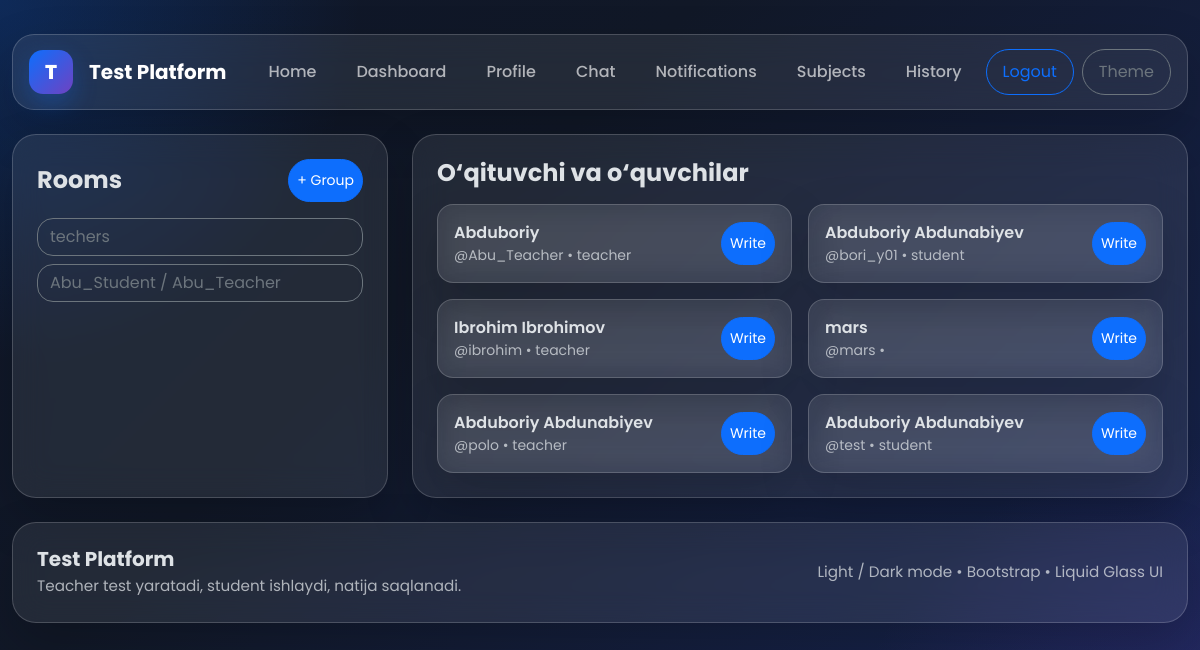
Screenshot of /chat/ (signed in) with the database file from the repository.
### messenger/models.py (models this page shows, shortened)
class ChatRoom(models.Model):
    ROOM_TYPE_CHOICES = (
        ("private", "Private"),
        ("group", "Group"),
    )
    name = models.CharField(max_length=255, blank=True, null=True)
    room_type = models.CharField(max_length=20, choices=ROOM_TYPE_CHOICES, default="private")
    created_by = models.ForeignKey(
        settings.AUTH_USER_MODEL,
        on_delete=models.CASCADE,
        related_name="created_chat_rooms",
    )
    created_at = models.DateTimeField(auto_now_add=True)
    class Meta:
        ordering = ["-created_at"]
    @property
    def room_title(self):
        if self.room_type == "group":
            return self.name or f"Group {self.id}"
        members = self.members.select_related("user").all()
        names = [m.user.username for m in members]
        return " / ".join(names)

class RoomMembership(models.Model):
    room = models.ForeignKey(ChatRoom, on_delete=models.CASCADE, related_name="members")
    user = models.ForeignKey(
        settings.AUTH_USER_MODEL,
        on_delete=models.CASCADE,
        related_name="chat_memberships",
    )
    joined_at = models.DateTimeField(auto_now_add=True)
    class Meta:
        unique_together = ("room", "user")

### accounts/models.py (models this page shows, shortened)
class User(AbstractUser):
    ROLE_CHOICES = (
        ('teacher', 'Teacher'),
        ('student', 'Student'),
    )
    role = models.CharField(
        max_length=20,
        choices=ROLE_CHOICES,
        default='student'
    )
    avatar = models.ImageField(
        upload_to='avatars/',
        blank=True,
        null=True
    )
    birth_date = models.DateField(
        blank=True,
        null=True
    )
    telegram_username = models.CharField(
        max_length=100,
        blank=True,
        null=True,
        help_text="Masalan: @username"
    )
    telegram_id = models.CharField(
        max_length=50,
        blank=True,
        null=True,
        help_text="Telegram chat ID (bot ishlashi uchun kerak)"
    )
    instagram = models.CharField(
        max_length=255,
        blank=True,
        null=True
    )
    bio = models.TextField(
        blank=True,
        null=True
    )
    @property
    def full_name(self):
        name = f"{self.first_name} {self.last_name}".strip()
        return name if name else self.username

### messenger/views.py (the view)
# urls.py: path("", chat_home_view, name="chat_home"),
@login_required
def chat_home_view(request):
    users = User.objects.exclude(id=request.user.id).order_by("username")
    rooms = (
        ChatRoom.objects.filter(members__user=request.user)
        .distinct()
        .prefetch_related("members__user")
    )
    return render(request, "messenger/chat_home.html", {
        "users": users,
        "rooms": rooms,
    })

### templates/messenger/chat_home.html (shortened to what this page needs)
{% extends 'base.html' %}
{% block content %}
<div class="row g-4">
    <div class="col-lg-4">
        <div class="glass main-card p-4 h-100">
            <div class="d-flex justify-content-between align-items-center mb-3">
                <h4 class="fw-bold mb-0">Rooms</h4>
                <a href="{% url 'create_group' %}" class="btn btn-primary btn-sm rounded-pill">+ Group</a>
            </div>
            <div class="d-grid gap-2">
                {% for room in rooms %}
                    <a href="{% url 'chat_room' room.id %}" class="btn btn-outline-secondary text-start rounded-4">
                        {{ room.room_title }}
                    </a>
                {% empty %}
                    <div class="alert alert-info rounded-4 mb-0">Hali room yo‘q.</div>
                {% endfor %}
            </div>
        </div>
    </div>
    <div class="col-lg-8">
        <div class="glass main-card p-4 h-100">
            <h4 class="fw-bold mb-3">O‘qituvchi va o‘quvchilar</h4>
            <div class="row g-3">
                {% for user in users %}
                    <div class="col-md-6">
                        <div class="glass rounded-4 p-3 d-flex justify-content-between align-items-center gap-3">
                            <div>
                                <div class="fw-semibold">{{ user.full_name }}</div>
                                <div class="small opacity-75">@{{ user.username }} • {{ user.role }}</div>
                            </div>
                            <a href="{% url 'start_private_chat' user.id %}" class="btn btn-primary btn-sm rounded-pill">Write</a>
                        </div>
                    </div>
                {% empty %}
                    <div class="col-12"><div class="alert alert-info rounded-4">User topilmadi.</div></div>
                {% endfor %}
            </div>
        </div>
    </div>
</div>
{% endblock %}

### templates/base.html (style rules this page uses)
:root { --glass-bg: rgba(255, 255, 255, 0.08); --glass-bg-strong: rgba(255, 255, 255, 0.12); --glass-border: rgba(255, 255, 255, 0.18); --glass-shadow: 0 20px 50px rgba(0, 0, 0, 0.18); --dark-bg-1: #0f172a; --dark-bg-2: #111827; --dark-bg-3: #172554; --light-bg-1: #f5f7ff; --light-bg-2: #eef3ff; --light-bg-3: #f9fbff; }
* { box-sizing: border-box; }
html, body { min-height: 100%; }
body { font-family: 'Poppins', sans-serif; background: radial-gradient(circle at top left, rgba(13, 110, 253, 0.22), transparent 25%), radial-gradient(circle at bottom right, rgba(111, 66, 193, 0.22), transparent 25%), linear-gradient(135deg, var(--dark-bg-1), var(--dark-bg-2) 35%, var(--dark-bg-3) 100%); background-attachment: fixed; transition: background .25s ease, color .25s ease; }
.glass { background: var(--glass-bg); border: 1px solid var(--glass-border); backdrop-filter: blur(16px); -webkit-backdrop-filter: blur(16px); box-shadow: var(--glass-shadow); }
.main-card { border-radius: 24px; }
.btn.rounded-pill { padding-top: 10px; padding-bottom: 10px; }

### rows the page displays
ChatRoom: room_title "techers"
ChatRoom: room_title "Abu_Student / Abu_Teacher"
User: full_name "Abduboriy", username "Abu_Teacher", role "teacher"
User: full_name "Abduboriy Abdunabiyev", username "bori_y01", role "student"
User: full_name "Ibrohim Ibrohimov", username "ibrohim", role "teacher"
User: full_name "mars", username "mars"
User: full_name "Abduboriy Abdunabiyev", username "polo", role "teacher"
User: full_name "Abduboriy Abdunabiyev", username "test", role "student"
